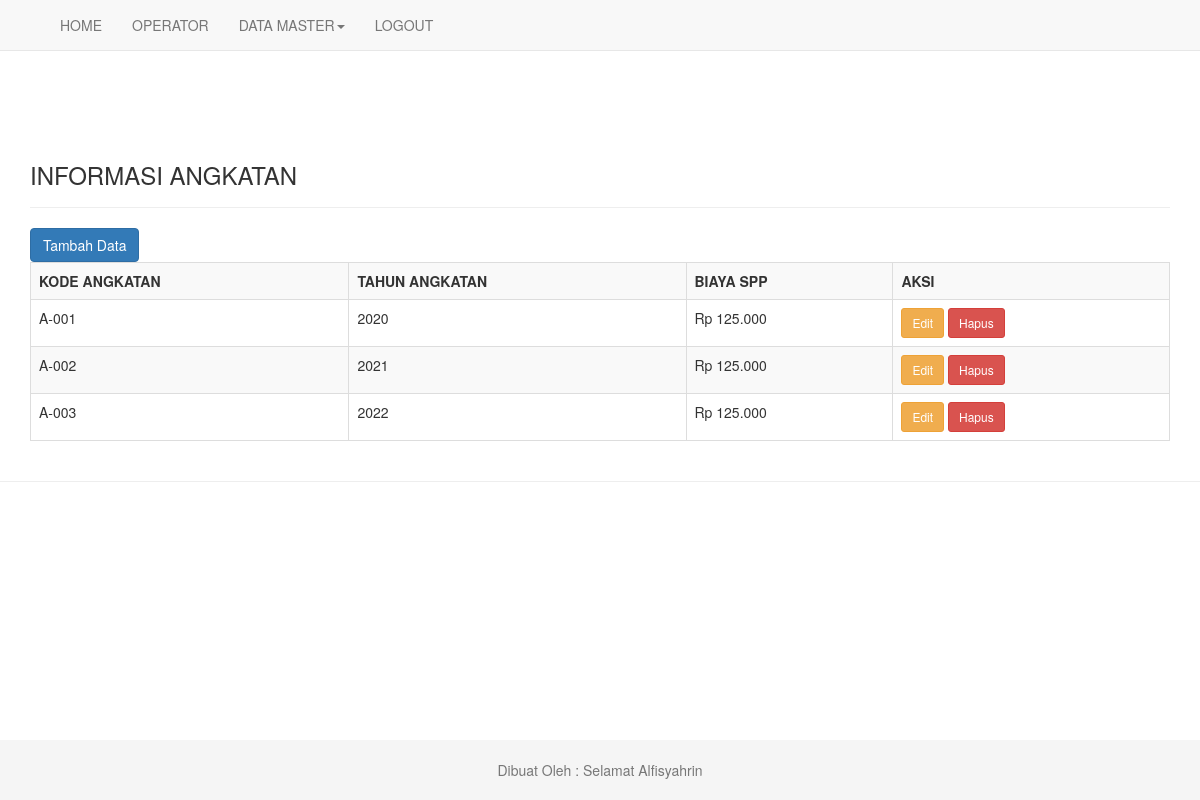
/data_angkatan.php (signed in), run on the app's committed database.
### tables this page shows
CREATE TABLE `tb_angkatan` (
  `kd_angkatan` varchar(11) NOT NULL,
  `tahun_angkatan` int(11) NOT NULL,
  `spp` int(11) NOT NULL
);

### fungsi.php (called while the page is built)
<?php
function buatrp($angka){
    $rupiah="Rp ".number_format($angka,0,',','.');
    return $rupiah;
}
?>

### data_angkatan.php (the view, shortened to what this page needs)
<?php include "header_operator.php"; ?>
<div class="container">
    <div class="page-header">
    <h3>INFORMASI ANGKATAN</h3>
    </div>
    <a class="btn btn-primary" href="tambah_angkatan.php">Tambah Data</a>
    <br>
    <div class="table-responsive">
    <table class="table table-bordered table-striped">
    <tr>
        <th>KODE ANGKATAN</th>
		<th>TAHUN ANGKATAN</th>
        <th>BIAYA SPP</th>
		<th>AKSI</th>
    </tr>
    <?php
    include "koneksi.php";
    $sql = mysqli_query($konek,"SELECT * FROM tb_angkatan ORDER BY tahun_angkatan ASC");
    while($d=mysqli_fetch_array($sql)){
        echo"<tr>
            <td>$d[kd_angkatan]</td>
            <td>$d[tahun_angkatan]</td>
            <td>".buatrp($d['spp'])."</td>
            <td>
				<a class='btn btn-warning btn-sm' href='edit_angkatan.php?kd_angkatan=$d[kd_angkatan]'>Edit</a>
				<a class='btn btn-danger btn-sm' href='hapus_angkatan.php?kd_angkatan=$d[kd_angkatan]'>Hapus</a>
			</td>
        </tr>";
    }
    ?>
    </table>
    </div>
</div>
<?php include "footer.php"; ?>

### assets/style.css (style rules this page uses)
html { position: relative; min-height: 100%; }
body { margin-bottom: 60px; }
body > .container { padding: 60px 15px 0; }

### data on the page
tb_angkatan: kd_angkatan "A-001", tahun_angkatan "2020", spp "Rp 125.000"
tb_angkatan: kd_angkatan "A-002", tahun_angkatan "2021", spp "Rp 125.000"
tb_angkatan: kd_angkatan "A-003", tahun_angkatan "2022", spp "Rp 125.000"
